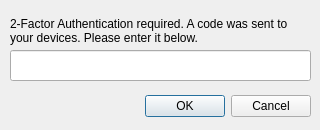
<?xml version="1.0" encoding="UTF-8"?>
<ui version="4.0">
 <class>TwoFactorAuth</class>
 <widget class="QDialog" name="TwoFactorAuth">
  <property name="geometry">
   <rect>
    <x>0</x>
    <y>0</y>
    <width>320</width>
    <height>130</height>
   </rect>
  </property>
  <property name="windowTitle">
   <string>2FA</string>
  </property>
  <widget class="QDialogButtonBox" name="buttonBox">
   <property name="geometry">
    <rect>
     <x>10</x>
     <y>90</y>
     <width>301</width>
     <height>32</height>
    </rect>
   </property>
   <property name="orientation">
    <enum>Qt::Horizontal</enum>
   </property>
   <property name="standardButtons">
    <set>QDialogButtonBox::Cancel|QDialogButtonBox::Ok</set>
   </property>
  </widget>
  <widget class="QLabel" name="label">
   <property name="geometry">
    <rect>
     <x>10</x>
     <y>10</y>
     <width>301</width>
     <height>41</height>
    </rect>
   </property>
   <property name="text">
    <string>2-Factor Authentication required. A code was sent to your devices. Please enter it below.</string>
   </property>
   <property name="wordWrap">
    <bool>true</bool>
   </property>
  </widget>
  <widget class="QLineEdit" name="lineEdit">
   <property name="geometry">
    <rect>
     <x>10</x>
     <y>50</y>
     <width>301</width>
     <height>31</height>
    </rect>
   </property>
  </widget>
 </widget>
 <resources/>
 <connections>
  <connection>
   <sender>buttonBox</sender>
   <signal>accepted()</signal>
   <receiver>TwoFactorAuth</receiver>
   <slot>accept()</slot>
   <hints>
    <hint type="sourcelabel">
     <x>248</x>
     <y>254</y>
    </hint>
    <hint type="destinationlabel">
     <x>157</x>
     <y>274</y>
    </hint>
   </hints>
  </connection>
  <connection>
   <sender>buttonBox</sender>
   <signal>rejected()</signal>
   <receiver>TwoFactorAuth</receiver>
   <slot>reject()</slot>
   <hints>
    <hint type="sourcelabel">
     <x>316</x>
     <y>260</y>
    </hint>
    <hint type="destinationlabel">
     <x>286</x>
     <y>274</y>
    </hint>
   </hints>
  </connection>
 </connections>
</ui>
